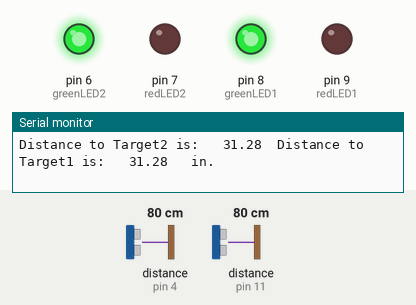
Recording of a sketch running on a simulated Arduino Uno, built with avr-gcc and run on an emulated ATmega328P. Parts: output pins drawn as LEDs (lit = HIGH), the last lines printed to the serial monitor. Wiring (inferred from the names in the program): 2 × ultrasonic range finder: trigger pin 5, echo pin 4 / trigger pin 12, echo pin 11. Inputs (shaded band) come from the test bench; at power-on: distance to the obstacle (sensors on pin 4, pin 11) 80 cm. The echo pulse lasts 58.3 µs per cm; pins used as bus, display or sensor lines are not drawn.

Above: at 1.2 s.
1.3 s: distance to the obstacle (sensor on pin 4) set to 9 cm
4.3 s: distance to the obstacle (sensor on pin 4) set to 6 cm
At 5.6 s:
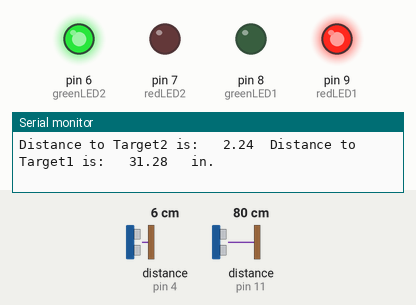
5.9 s: distance to the obstacle (sensor on pin 11) set to 9 cm
8.9 s: distance to the obstacle (sensor on pin 11) set to 6 cm
At 9.3 s:
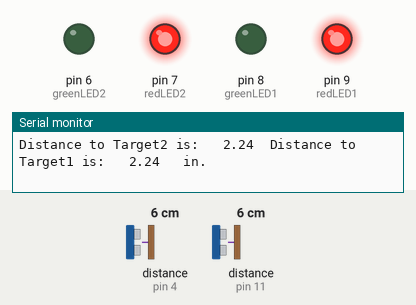
10.5 s: distance to the obstacle (sensor on pin 4) set to 18 cm
At 12.0 s:
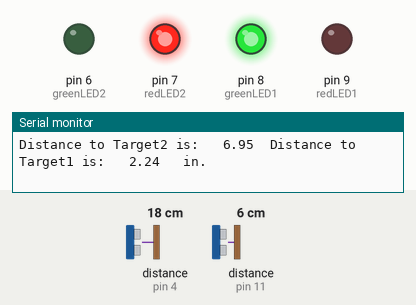
Timing chart, 0 to 13.1 s (numbered marks = the images above; inputs shaded):
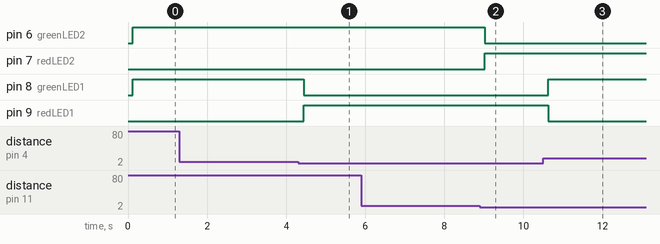

The sketch:

Ultrasonic_sensor_uturnaccident_preventionsystem.ino
```cpp
int trigPin1=12;
int echoPin1=11;
int trigPin2=5;
int echoPin2=4;

int pingTravelTime1;
float pingTravelDistance1;
float distanceToTarget1;

int pingTravelTime2;
float pingTravelDistance2;
float distanceToTarget2;


int redLED1=9;
int greenLED1=8;
int redLED2= 7;
int greenLED2= 6;

int dt=50;

void setup() {
  // put your setup code here, to run once:
pinMode(trigPin1,OUTPUT);
pinMode(echoPin1,INPUT);

pinMode(trigPin2,OUTPUT);
pinMode(echoPin2,INPUT);

pinMode(redLED1, OUTPUT);
pinMode(greenLED1, OUTPUT);

pinMode(redLED2, OUTPUT);
pinMode(greenLED2, OUTPUT);

Serial.begin(9600);

}

void loop() {
  // put your main code here, to run repeatedly:
digitalWrite(trigPin1,LOW);
delayMicroseconds(10);
digitalWrite(trigPin1,HIGH);
delayMicroseconds(10);
digitalWrite(trigPin1,LOW);
pingTravelTime1=pulseIn(echoPin1,HIGH);
delay(25);
pingTravelDistance1=(pingTravelTime1*765.*5280.*12)/(3600.*1000000);
distanceToTarget1=pingTravelDistance1/2;


digitalWrite(trigPin2,LOW);
delayMicroseconds(10);
digitalWrite(trigPin2,HIGH);
delayMicroseconds(10);
digitalWrite(trigPin2,LOW);
pingTravelTime2=pulseIn(echoPin2,HIGH);
delay(25);
pingTravelDistance2=(pingTravelTime2*765.*5280.*12)/(3600.*1000000);
distanceToTarget2=pingTravelDistance2/2;


Serial.print("Distance to Target1 is:   ");
Serial.print(distanceToTarget1);
Serial.print( "  ");
Serial.println(" in.");
Serial.print("Distance to Target2 is:   ");
Serial.print(distanceToTarget2);
Serial.print( "  ");

delay(dt);

if(distanceToTarget1 <= 3 && distanceToTarget2 <= 3)
    {
   digitalWrite(greenLED1, LOW);
   digitalWrite(redLED1, HIGH);
   digitalWrite(greenLED2, LOW);
   digitalWrite(redLED2, HIGH);

    }


else if (distanceToTarget1 <= 3)
{
   digitalWrite(greenLED1, HIGH);
   digitalWrite(redLED1, LOW);
   digitalWrite(greenLED2, LOW);
   digitalWrite(redLED2, HIGH);

  }
  else if (distanceToTarget2 <= 3)
  {
   digitalWrite(greenLED1, LOW);
   digitalWrite(redLED1, HIGH);
   digitalWrite(greenLED2, HIGH);
   digitalWrite(redLED2, LOW);


    }


    else
    {
     digitalWrite(greenLED1, HIGH);
   digitalWrite(redLED1, LOW);
   digitalWrite(greenLED2, HIGH);
   digitalWrite(redLED2, LOW);

    }


}
```

Measured:
- the behaviour switches between 8 and 7 cm on distance to the obstacle (sensor on pin 4) (found by bisection; images 0 and 1)
- the behaviour switches between 8 and 7 cm on distance to the obstacle (sensor on pin 11) (found by bisection; images 1 and 2)
- after the input at 4.3 s, pin 8 (greenLED1): HIGH → LOW after 0.15 s; pin 9 (redLED1): LOW → HIGH after 0.15 s
- after the input at 8.9 s, pin 6 (greenLED2): HIGH → LOW after 0.12 s; pin 7 (redLED2): LOW → HIGH after 0.12 s
- after the input at 10.5 s, pin 8 (greenLED1): LOW → HIGH after 0.13 s; pin 9 (redLED1): HIGH → LOW after 0.13 s
